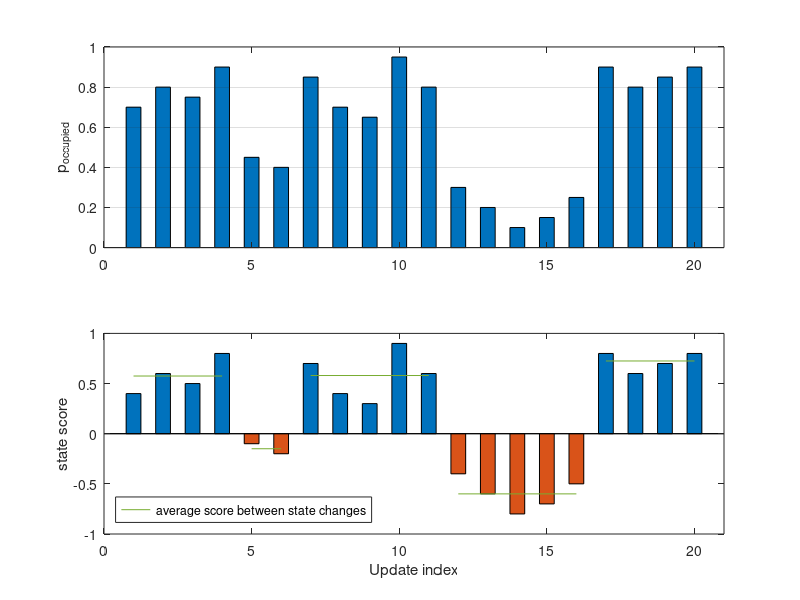
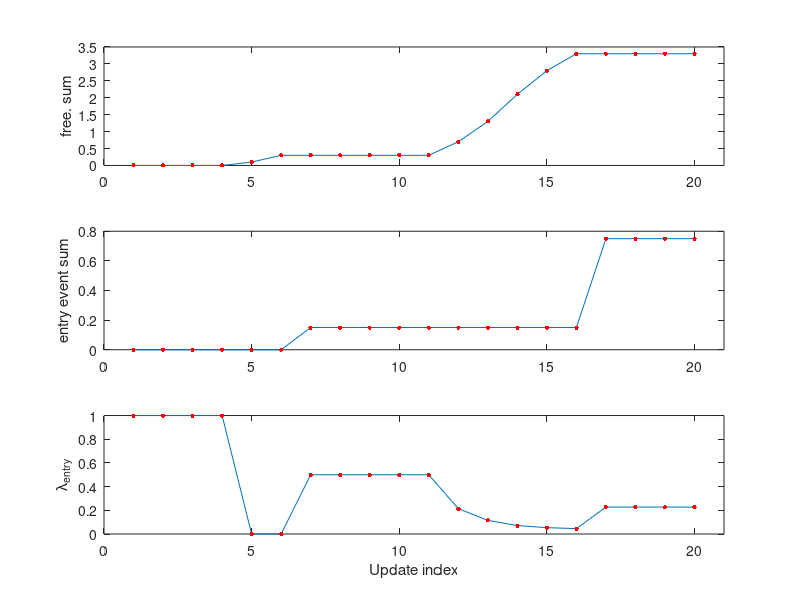
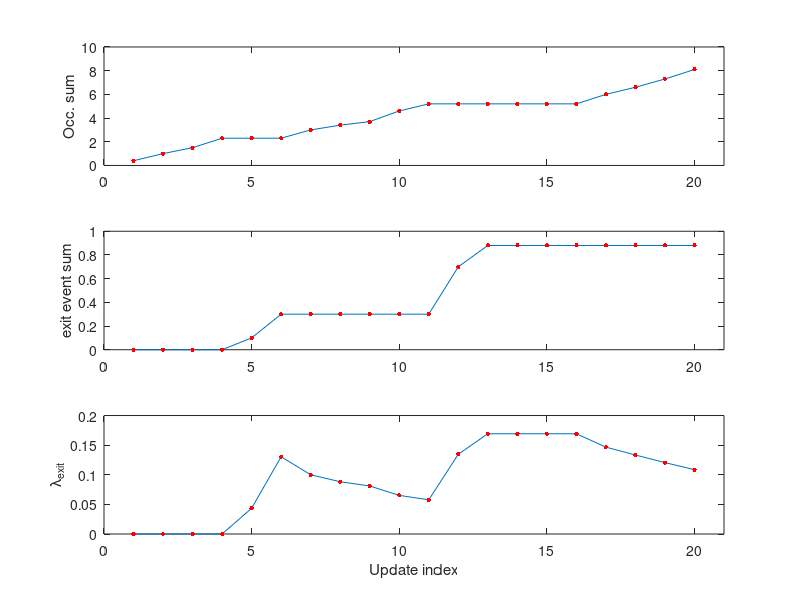
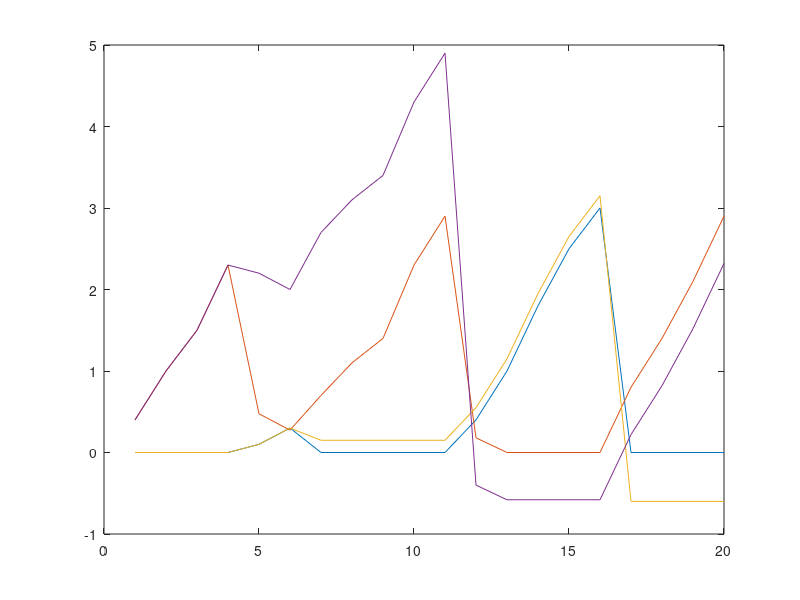

The MATLAB script that drew these images, in order:
%% Visualize PMAC workings
clear all;
close all;
occ_probs = [.7, .8, 0.75, 0.9, .45, .4, 0.85, .7, .65,.95, .8, 0.3, .2, .1, .15, .25, .9, .8,0.85, 0.9];
% Problem case: small error results in under estimating dynamics
%occ_probs = [.7, .8, 0.75, 0.9, .499, 0.501, 0.3, .2, .1, .15, .25];
num_of_plots = 8;
plot_xlim = length(occ_probs) + 1;
figure;
subplot(2,1,1),bar(occ_probs, 'BarWidth', 0.5); ylabel('p_{occupied}'); xlim([0 plot_xlim]);
set(gca,'ygrid','on')
consitent_index = 1;
for i=1:length(occ_probs)
    if(occ_probs(i) > 0.5)
        scores(i) = (occ_probs(i) - .5)*2;
        occ_scores(i) = (occ_probs(i) - .5)*2;
    else
        scores(i) = -(0.5 - occ_probs(i))*2;
        free_scores(i) = -(0.5 - occ_probs(i))*2;
    end
end
subplot(2,1,2),bar(occ_scores, 'BarWidth', 0.5); ylabel('state score'); xlim([0 plot_xlim]);
hold on;
bar(free_scores,'FaceColor', [0.850,  0.325,  0.098],'BarWidth', 0.5);
% add average
means = [mean(scores(1:4)) mean(scores(5:6)) mean(scores(7:11)) mean(scores(12:16)) mean(scores(17:end))];
for i=1:length(means)
    mean_values(1:2,i) = means(i);
end
mean_indexes = [[1,4]; [5,6]; [7,11]; [12,16]; [17,length(occ_probs)]]';
ax = plot(mean_indexes, mean_values,'Color', [0.466,  0.674,  0.188]); %
legend(ax,'average score between state changes', 'location', 'SouthWest');
xlabel('Update index');
hold off;

entry = realmin('double'); exit = entry;
free_count = exit; occupied_count = free_count;
last_exit_residue = 0; last_entry_residue = 0;
last_exit_cnt = realmin('double'); last_entry_cnt = realmin('double');
prev_occ_prob = occ_probs(1);
old_exit_residue = 0; old_entry_residue = 0;
old_exit_cnt = realmin('double'); old_entry_cnt = realmin('double');

for i=1:length(occ_probs)
    occ_prob = occ_probs(i);
    if(occ_prob > 0.5)
        occupied_prob = (occ_prob - 0.5) * 2;
        occupied_count = occupied_count + occupied_prob;
        % occ state
        if(prev_occ_prob < 0.5)
            last_exit_residue = 0;
            last_exit_cnt = 0;
            old_entry_residue_avg = old_entry_residue / old_entry_cnt;
            current_entry_residue_avg = last_entry_residue / last_entry_cnt;
            if(current_entry_residue_avg > old_entry_residue_avg)
                last_entry_residue = current_entry_residue_avg;
                old_entry_residue = 0;
                old_entry_cnt = 0;
            else
                last_entry_residue = old_entry_residue_avg;
            end
        end
        
        % start counting the exit max up
        last_exit_residue = last_exit_residue + occupied_prob;
        last_exit_cnt = last_exit_cnt + 1;
        old_exit_residue = old_exit_residue + occupied_prob;
        old_exit_cnt = old_exit_cnt + 1;
        % increment entry event
        if(last_entry_residue > 0.0)
            next_entry_cnt = min(occupied_prob,last_entry_residue);
            entry = entry + next_entry_cnt;
            last_entry_residue = last_entry_residue - next_entry_cnt;
            old_entry_residue = old_entry_residue - next_entry_cnt;
        end
    else
        free_prob = (0.5 - occ_prob) * 2;
        free_count = free_count + free_prob;
        
        if(prev_occ_prob > 0.5)
            last_entry_residue = 0;
            last_entry_cnt = 0;
            old_exit_residue_avg = old_exit_residue / old_exit_cnt;
            current_exit_residue_avg = last_exit_residue / last_exit_cnt;
            if(current_exit_residue_avg > old_exit_residue_avg)
                last_exit_residue = current_exit_residue_avg;
                old_exit_residue = 0;
                old_exit_cnt = 0;
            else
                last_exit_residue = old_exit_residue_avg;
            end
        end
        last_entry_residue = last_entry_residue + free_prob;
        last_entry_cnt = last_entry_cnt + 1;
        old_entry_residue = old_entry_residue + free_prob;
        old_entry_cnt = old_entry_cnt + 1;
        if(last_exit_residue > 0.0)
            next_exit_cnt = min(free_prob,last_exit_residue);
            exit = exit + next_exit_cnt;
            last_exit_residue = last_exit_residue - next_exit_cnt;
            old_exit_residue = old_exit_residue - next_exit_cnt;
        end
    end
    prev_occ_prob = occ_prob;
    occupied_counts(i) =  occupied_count;
    free_counts(i) =  free_count;
    exits(i) = exit;
    entries(i) = entry;
    entry_res(i) = last_entry_residue;
    exit_res(i) = last_exit_residue;
    old_entry_res(i) = old_entry_residue;
    old_exit_res(i) = old_exit_residue;
end
figure;
subplot(3,1,1), plot(free_counts); ylabel('free. sum'); hold on; plot(free_counts,'r.','MarkerSize',10); hold off; xlim([0 plot_xlim]);
subplot(3,1,2), plot(entries); ylabel('entry event sum'); hold on; plot(entries,'r.','MarkerSize',10); hold off; xlim([0 plot_xlim]);
subplot(3,1,3), plot(entries./free_counts); ylabel('\lambda_{entry}'); hold on; plot(entries./free_counts,'r.','MarkerSize',10); hold off; xlim([0 plot_xlim]);
xlabel('Update index');
figure;
subplot(3,1,1), plot(occupied_counts); ylabel('Occ. sum'); hold on; plot(occupied_counts,'r.','MarkerSize',10); hold off; xlim([0 plot_xlim]);
subplot(3,1,2), plot(exits); ylabel('exit event sum'); hold on; plot(exits,'r.','MarkerSize',10); hold off; xlim([0 plot_xlim]);
subplot(3,1,3), plot(exits./occupied_counts); ylabel('\lambda_{exit}'); hold on; plot(exits./occupied_counts,'r.','MarkerSize',10); hold off; xlim([0 plot_xlim]);
xlabel('Update index');
%% Show workings of algorithm

figure;
plot([entry_res', exit_res', old_entry_res', old_exit_res']);
